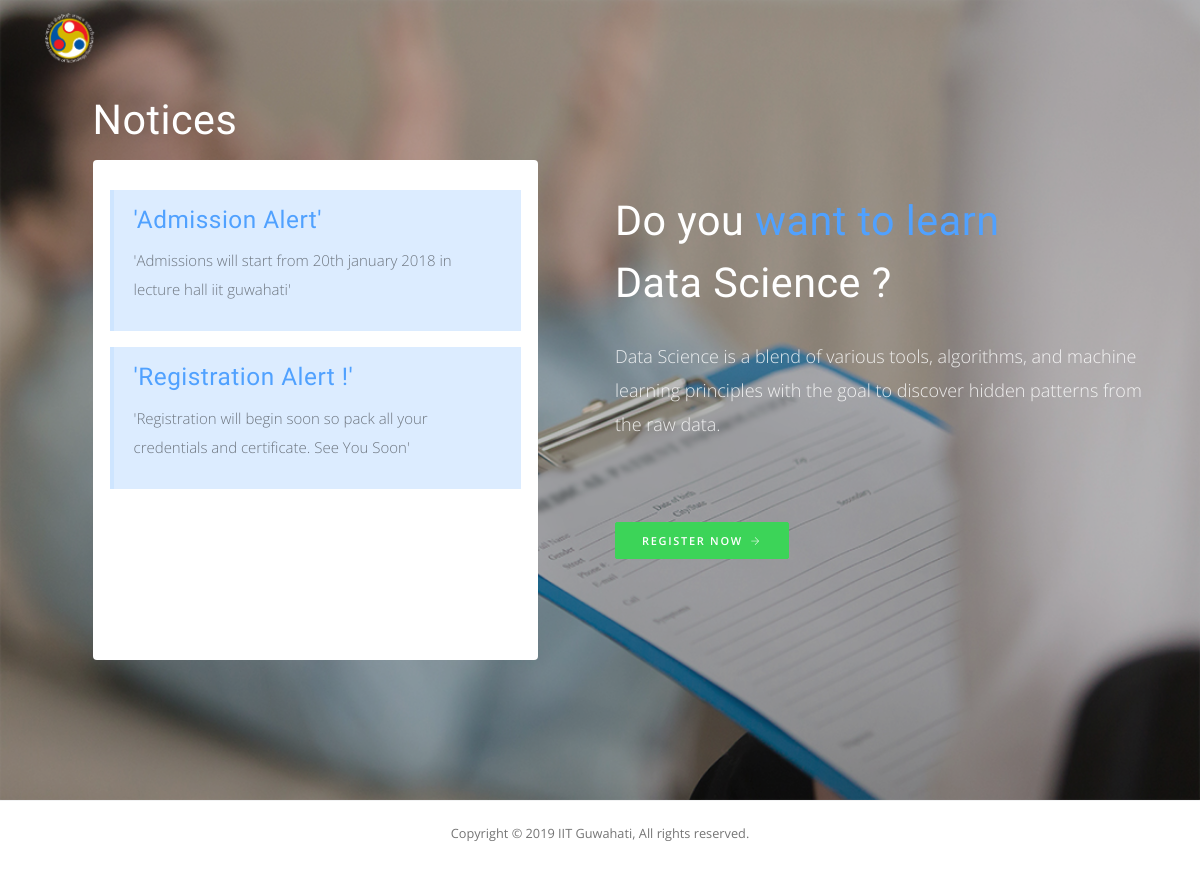
/admissions.php, run on the app's committed database.
### tables this page shows
CREATE TABLE `Advertisement` (
  `id` smallint(5) UNSIGNED NOT NULL,
  `bywhom` varchar(50) NOT NULL,
  `topic` varchar(100) NOT NULL,
  `about` varchar(200) NOT NULL
);

### admissions.php (the view, shortened to what this page needs)
<?php
    include('MyConfig.php');
?>
<!DOCTYPE html>
<html lang="en">
  <head>
    <link href="assets/css/page.min.css" rel="stylesheet">
    <link href="assets/css/style.css" rel="stylesheet">
  </head>
  <body>
          <nav class="navbar navbar-expand-lg navbar-light navbar-stick-dark" data-navbar="sticky">
            <div class="container">
              <div class="navbar-left">
                <a class="navbar-brand" href="index.php">
                  <img class="logo-light" src="assets/img/iitglogolight.png" height="50px" width="50px" alt="logo">
                </a>
              </div>
            </div>
          </nav>
    <header class="header text-white h-fullscreen text-center text-lg-left pb-8" style="background-image: url(assets/img/admission.jpg);" data-overlay="3">
        <div class="container">
            <div class="row align-items-center">
				<div class="col-md-5 mx-auto">
				<h1>Notices</h1>
                <div class="pre-scrollable mh-500 section-dialog">
                    <div class="row">
                  <?php
                    $qry = mysqli_query($db,"SELECT * FROM `Advertisement`");
                    while($data = mysqli_fetch_assoc($qry)){
                      $about = $data['about'];
                      $topic = $data['topic'];
                      echo "<div class='mx-md-auto'>
              <div class='alert alert-primary' role='alert'>
              <h4 class='alert-heading fw-500 text-primary'>'".$topic."'</h4>
              <p class='text-black-50'>'".$about."'</p>
              </div>
            </div>";
                    }
                  ?>
					</div>
					</div></div>
                <div class="col-lg-6">
                    <h1>Do you <span class="text-primary">want to learn</span><br>Data Science ?</h1>
                    <p class="lead mt-5 mb-8">Data Science is a blend of various tools, algorithms, and machine learning principles with the goal to discover hidden patterns from the raw data. </p>
                    <p class="gap-xy">
                        <?php
                        $val = 1;
                          $qry = mysqli_query($db,"SELECT * FROM `Registration` WHERE id = '$val'");
                          $data = mysqli_fetch_array($qry,MYSQLI_ASSOC);
                          if($data['value'] == 1){
                            echo '<a class="btn btn-success" href="registration_form.php">Register Now<i class="ti-arrow-right fs-9 ml-2"></i></a>';
                          }else{
                            echo '<a class="btn btn-success" style="pointer-events: none;
  cursor: default;" href="registration_form.php">Register Now<i class="ti-arrow-right fs-9 ml-2"></i></a>';
                          }
                        ?>
                    </p>
                </div>
            </div>
        </div>
      </header>
    <footer class="footer">
        <div class="container text-center">
          <p class="small">Copyright © 2019 IIT Guwahati, All rights reserved.</p>
        </div>
      </footer>
</body>
</html>

### data on the page
advertisement: topic "Admission Alert", about "Admissions will start from 20th january 2018 in lecture hall iit guwahati"
advertisement: topic "Registration Alert !", about "Registration will begin soon so pack all your credentials and certificate. See You Soon"
